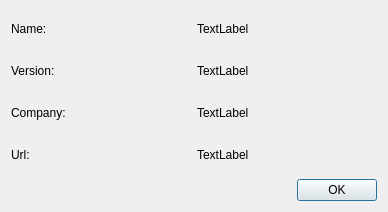
<?xml version="1.0" encoding="UTF-8"?>
<ui version="4.0">
 <class>AboutDialog</class>
 <widget class="QDialog" name="AboutDialog">
  <property name="geometry">
   <rect>
    <x>0</x>
    <y>0</y>
    <width>388</width>
    <height>212</height>
   </rect>
  </property>
  <property name="windowTitle">
   <string>Dialog</string>
  </property>
  <layout class="QVBoxLayout" name="verticalLayout">
   <item>
    <layout class="QGridLayout" name="gridLayout">
     <item row="0" column="0">
      <widget class="QLabel" name="nameLabel">
       <property name="text">
        <string>Name:</string>
       </property>
      </widget>
     </item>
     <item row="1" column="1">
      <widget class="QLabel" name="versionTextLabel">
       <property name="text">
        <string>TextLabel</string>
       </property>
      </widget>
     </item>
     <item row="2" column="0">
      <widget class="QLabel" name="companyLabel">
       <property name="text">
        <string>Company:</string>
       </property>
      </widget>
     </item>
     <item row="3" column="0">
      <widget class="QLabel" name="urlLabel">
       <property name="text">
        <string>Url:</string>
       </property>
      </widget>
     </item>
     <item row="1" column="0">
      <widget class="QLabel" name="versionLabel">
       <property name="text">
        <string>Version:</string>
       </property>
      </widget>
     </item>
     <item row="0" column="1">
      <widget class="QLabel" name="nameTextLabel">
       <property name="text">
        <string>TextLabel</string>
       </property>
      </widget>
     </item>
     <item row="2" column="1">
      <widget class="QLabel" name="companyTextLabel">
       <property name="text">
        <string>TextLabel</string>
       </property>
      </widget>
     </item>
     <item row="3" column="1">
      <widget class="QLabel" name="urlTextLabel">
       <property name="text">
        <string>TextLabel</string>
       </property>
      </widget>
     </item>
    </layout>
   </item>
   <item>
    <widget class="QDialogButtonBox" name="buttonBox">
     <property name="orientation">
      <enum>Qt::Horizontal</enum>
     </property>
     <property name="standardButtons">
      <set>QDialogButtonBox::Ok</set>
     </property>
    </widget>
   </item>
  </layout>
 </widget>
 <resources/>
 <connections>
  <connection>
   <sender>buttonBox</sender>
   <signal>accepted()</signal>
   <receiver>AboutDialog</receiver>
   <slot>accept()</slot>
   <hints>
    <hint type="sourcelabel">
     <x>248</x>
     <y>254</y>
    </hint>
    <hint type="destinationlabel">
     <x>157</x>
     <y>274</y>
    </hint>
   </hints>
  </connection>
  <connection>
   <sender>buttonBox</sender>
   <signal>rejected()</signal>
   <receiver>AboutDialog</receiver>
   <slot>reject()</slot>
   <hints>
    <hint type="sourcelabel">
     <x>316</x>
     <y>260</y>
    </hint>
    <hint type="destinationlabel">
     <x>286</x>
     <y>274</y>
    </hint>
   </hints>
  </connection>
 </connections>
</ui>
